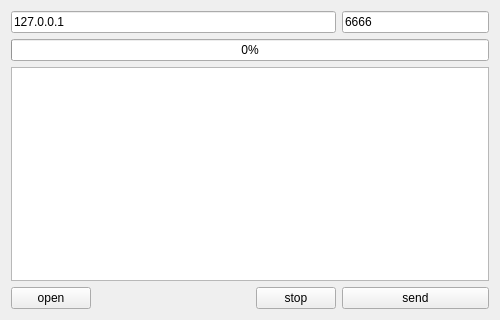
<?xml version="1.0" encoding="UTF-8"?>
<ui version="4.0">
 <class>Client</class>
 <widget class="QWidget" name="Client">
  <property name="geometry">
   <rect>
    <x>0</x>
    <y>0</y>
    <width>500</width>
    <height>320</height>
   </rect>
  </property>
  <property name="windowTitle">
   <string>Client</string>
  </property>
  <layout class="QGridLayout" name="gridLayout">
   <item row="3" column="0" colspan="5">
    <widget class="QTextBrowser" name="textBrowser"/>
   </item>
   <item row="1" column="4">
    <widget class="QLineEdit" name="portLineEdit">
     <property name="text">
      <string>6666</string>
     </property>
    </widget>
   </item>
   <item row="1" column="0" colspan="4">
    <widget class="QLineEdit" name="hostLineEdit">
     <property name="text">
      <string>127.0.0.1</string>
     </property>
    </widget>
   </item>
   <item row="4" column="0">
    <widget class="QPushButton" name="openButton">
     <property name="text">
      <string>open</string>
     </property>
    </widget>
   </item>
   <item row="2" column="0" colspan="5">
    <widget class="QProgressBar" name="clientProgressBar">
     <property name="value">
      <number>0</number>
     </property>
    </widget>
   </item>
   <item row="4" column="4">
    <widget class="QPushButton" name="sendButton">
     <property name="text">
      <string>send</string>
     </property>
    </widget>
   </item>
   <item row="4" column="3">
    <widget class="QPushButton" name="stopButton">
     <property name="text">
      <string>stop</string>
     </property>
    </widget>
   </item>
   <item row="4" column="1">
    <spacer name="horizontalSpacer">
     <property name="orientation">
      <enum>Qt::Horizontal</enum>
     </property>
     <property name="sizeHint" stdset="0">
      <size>
       <width>40</width>
       <height>20</height>
      </size>
     </property>
    </spacer>
   </item>
  </layout>
 </widget>
 <layoutdefault spacing="6" margin="11"/>
 <resources/>
 <connections/>
</ui>
